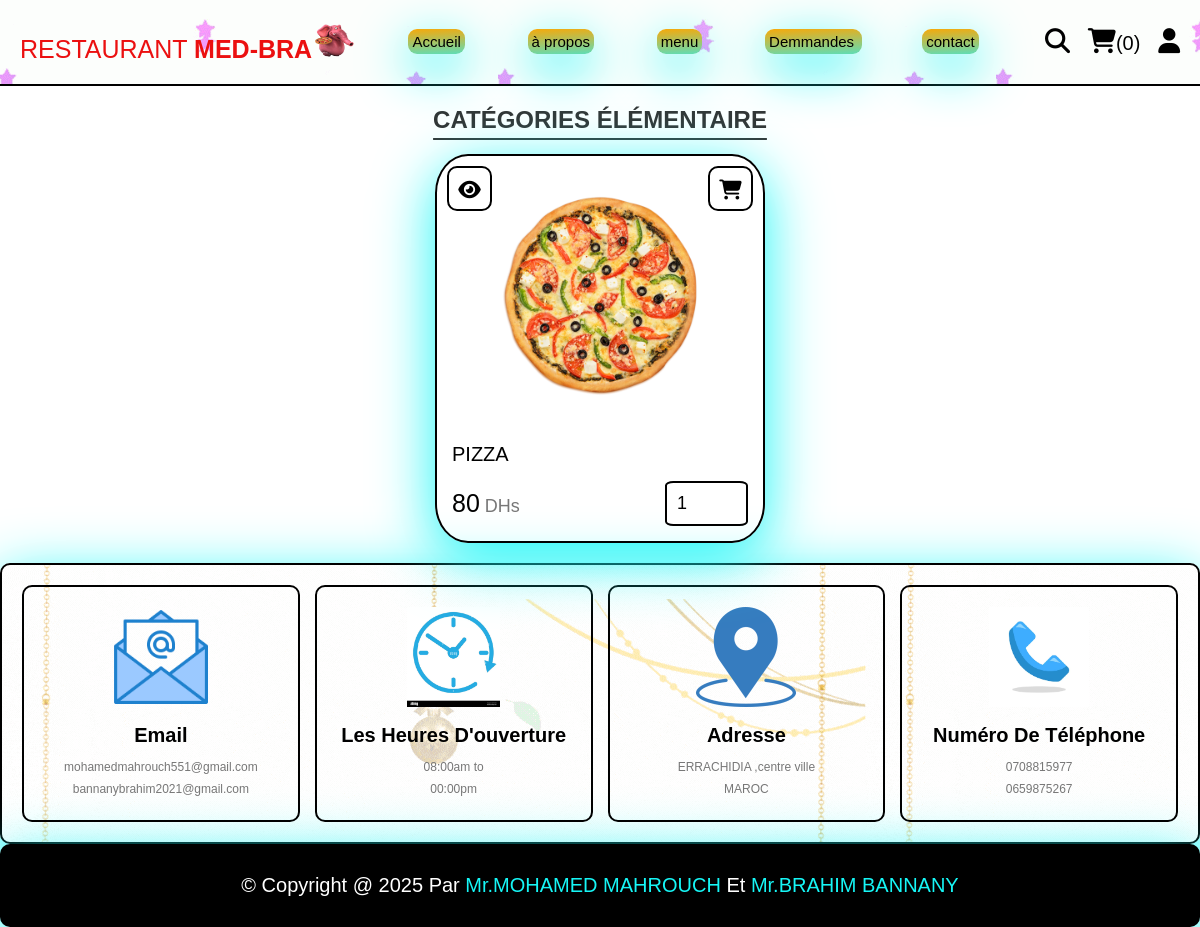
/category.php?category=fast food, run on the app's committed database.
### tables this page shows
CREATE TABLE `products` (
  `id` int(100) NOT NULL,
  `name` varchar(100) NOT NULL,
  `category` varchar(100) NOT NULL,
  `price` int(10) NOT NULL,
  `image` varchar(100) NOT NULL
);

### category.php (the view, shortened to what this page needs)
<?php
include 'components/connect.php';
?>
<!DOCTYPE html>
<html >
<head>
   <link rel="stylesheet" href="https://cdnjs.cloudflare.com/ajax/libs/font-awesome/6.1.1/css/all.min.css">
   <link rel="stylesheet" href="css/styledeclia.css">
</head>
<body>
<?php include 'components/user_header.php'; ?>
<section class="products">
   <h1 class="title">catégories élémentaire</h1>
   <div class="box-container">
      <?php
         $category = $_GET['category'];
         $select_products = $conn->prepare("SELECT * FROM `products` WHERE category = ?");
         $select_products->execute([$category]);
         if($select_products->rowCount() > 0){
            while($fetch_products = $select_products->fetch(PDO::FETCH_ASSOC)){
      ?>
      <form action="" method="post" class="box">
         <a href="quick_view.php?pid=<?= $fetch_products['id']; ?>" class="fas fa-eye"></a>
         <button type="submit" class="fas fa-shopping-cart" name="add_to_cart"></button>
         <img src="uploaded_img/<?= $fetch_products['image']; ?>" alt="">
         <div class="name"><?= $fetch_products['name']; ?></div>
         <div class="flex">
            <div class="price"><?= $fetch_products['price']; ?><span> DHs</span></div>
            <input type="number" name="qty" class="qty" min="1" max="99" value="1" maxlength="2">
         </div>
      </form>
      <?php
            }
         }else{
            echo '<p class="empty">pas de produits </p>';
         }
      ?>
   </div>
</section>
<?php include 'components/footer.php'; ?>
</body>
</html>

### css/styledeclia.css (style rules this page uses)
:root { --yellow: rgb(22, 246, 246); --red:#e74c3c; --white:#fff; --black:black; --light-color:#777; --border:.2rem solid var(--black); }
* { font-family: 'Rubik', sans-serif; margin:0; padding:0; box-sizing: border-box; outline: none; border: none; text-decoration: none; }
html { font-size: 62.5%; overflow-x: hidden; scroll-behavior: smooth; stop-opacity: 7rem; }
section { margin:0 auto; max-width: 1200px; padding:2rem; }
.title { text-align: center; margin-bottom: 2.5rem; font-size: 4rem; color:var(--black); text-transform: uppercase; text-decoration: underline; text-underline-offset: 1rem; }
.title { font-size: 24px; font-weight: bold; color: #333; text-align: center; margin-bottom: 20px; }
.products .box-container { display: grid; grid-template-columns: repeat(auto-fit, 33rem); justify-content: center; align-items: flex-start; gap:1.5rem; }
.products .box-container .box { border:var(--border); padding:1.5rem; position: relative; overflow: hidden; box-shadow: 0px 15px 60px var(--yellow); border-radius: 10%; }
.products .box-container .box img { height: 25rem; width: 100%; object-fit: contain; margin-bottom: 1rem; }
.products .box-container .box .fa-eye, .products .box-container .box .fa-shopping-cart { position: absolute; top:1rem; height: 4.5rem; width: 4.5rem; line-height: 4.3rem; border:var(--border); background-color: var(--white); cursor: pointer; font-size: 2rem; color:var(--black); text-align: center; border-radius: 10px; }
.products .box-container .box .fa-eye { left: 1rem; }
.products .box-container .box .fa-shopping-cart { right: 1rem; }
.products .box-container .box .name { font-size: 2rem; color:var(--black); margin:1rem 0; }
.products .box-container .box .flex { display: flex; align-items: center; gap:1rem; margin-top: 1.5rem; }
.products .box-container .box .flex .price { margin-right: auto; font-size: 2.5rem; color:var(--black); }
.products .box-container .box .flex .price span { color:var(--light-color); font-size: 1.8rem; }
.products .box-container .box .flex .qty { padding:1rem; border:var(--border); font-size: 1.8rem; color:var(--black); }
input { border-radius: 10%; }

### data on the page
products: image (picture), name "PIZZA", price "80"

### other printed values
$total_cart_items "0"
